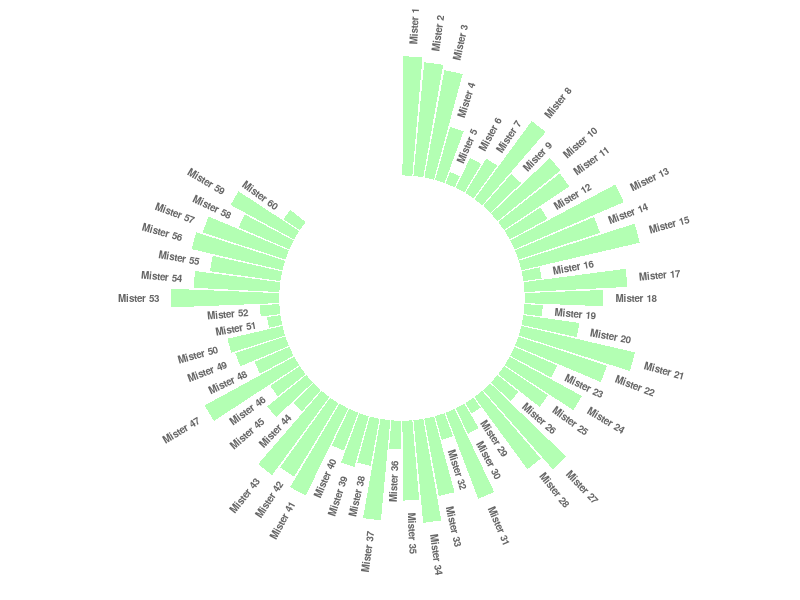

This figure's R source:


# library
library(tidyverse)

# Create dataset
data <- data.frame(
  individual=paste( "Mister ", seq(1,60), sep=""),
  value=sample( seq(10,100), 60, replace=T)
)

# Set a number of 'empty bar'
empty_bar <- 10

# Add lines to the initial dataset
to_add <- matrix(NA, empty_bar, ncol(data))
colnames(to_add) <- colnames(data)
data <- rbind(data, to_add)
data$id <- seq(1, nrow(data))

# Get the name and the y position of each label
label_data <- data
number_of_bar <- nrow(label_data)
angle <- 90 - 360 * (label_data$id-0.5) /number_of_bar     # I substract 0.5 because the letter must have the angle of the center of the bars. Not extreme right(1) or extreme left (0)
label_data$hjust <- ifelse( angle < -90, 1, 0)
label_data$angle <- ifelse(angle < -90, angle+180, angle)

# Make the plot
p <- ggplot(data, aes(x=as.factor(id), y=value)) +       # Note that id is a factor. If x is numeric, there is some space between the first bar
  geom_bar(stat="identity", fill=alpha("green", 0.3)) +
  ylim(-100,120) +
  theme_minimal() +
  theme(
    axis.text = element_blank(),
    axis.title = element_blank(),
    panel.grid = element_blank(),
    plot.margin = unit(rep(-1,4), "cm") 
  ) +
  coord_polar(start = 0) + 
  geom_text(data=label_data, aes(x=id, y=value+10, label=individual, hjust=hjust), color="black", fontface="bold",alpha=0.6, size=2.5, angle= label_data$angle, inherit.aes = FALSE ) 

